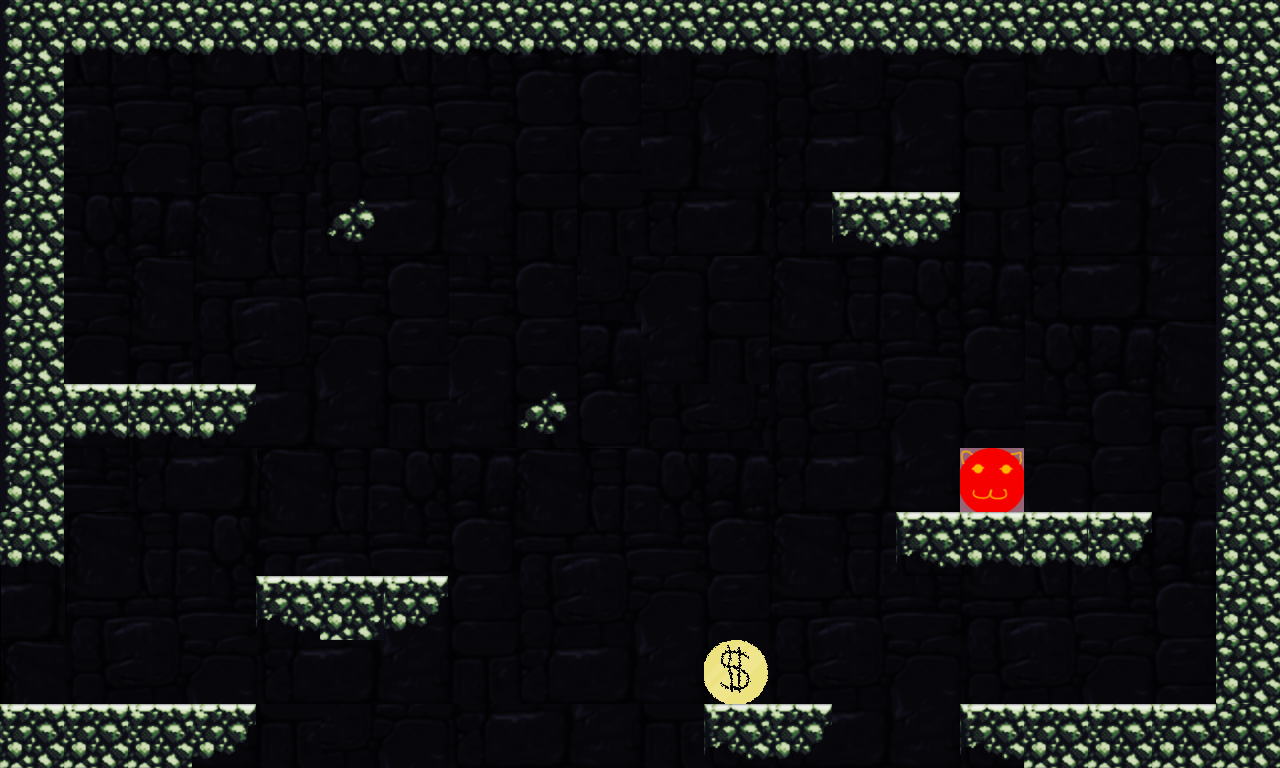

A level layout from a 2D game, rendered from its tile map. Below: a short description, then the map file with tile-grid data replaced by summaries:
An orthogonal 20x12 tile map with 64x64 px tiles, 2 tile layers (level, GameElements), 2 tilesets, 1 image layer and 11 objects.

<map version="1.0" orientation="orthogonal" renderorder="right-down" width="20" height="12" tilewidth="64" tileheight="64" nextobjectid="41">
 <tileset firstgid="1" name="stone_tileset3" tilewidth="64" tileheight="64" tilecount="19" columns="19">
  <image source="../assets/tiles/stone_tileset3.png" trans="ff00ff" width="1216" height="64" />
 </tileset>
 <tileset firstgid="20" name="GameElement_tileset" tilewidth="64" tileheight="64" tilecount="3" columns="3">
  <image source="../assets/tiles/GameElement_tileset.png" trans="ff00ff" width="192" height="64" />
 </tileset>
 <imagelayer name="bg" offsetx="1" offsety="0">
  <image source="../assets/tiles/dungeon_bg.png" />
 </imagelayer>
 <layer name="level" width="20" height="12">
  <data>[240 cells, 63 non-empty, 9 distinct tile ids]</data>
 </layer>
 <objectgroup name="objects">
  <object id="30" x="1.33333" y="-1.33333" width="61.3333" height="568" />
  <object id="31" x="62.6667" y="-2.66667" width="1154.67" height="53.3333" />
  <object id="32" x="1217.33" y="-1.33333" width="64" height="709.333" />
  <object id="33" x="65.3333" y="388" width="184" height="42.6667" />
  <object id="34" x="258.667" y="580" width="184" height="44" />
  <object id="35" x="2.66667" y="708" width="248" height="56" />
  <object id="36" x="330.667" y="205.333" width="41.3333" height="38.6667" />
  <object id="37" x="518.667" y="388" width="48" height="49.3333" />
  <object id="38" x="898.667" y="514.667" width="248" height="44" />
  <object id="39" x="962.667" y="706.667" width="318.667" height="60" />
  <object id="40" x="836" y="194" width="122" height="30" />
 </objectgroup>
 <layer name="GameElements" width="20" height="12">
  <data>[240 cells, 2 non-empty, 2 distinct tile ids]</data>
 </layer>
</map>
